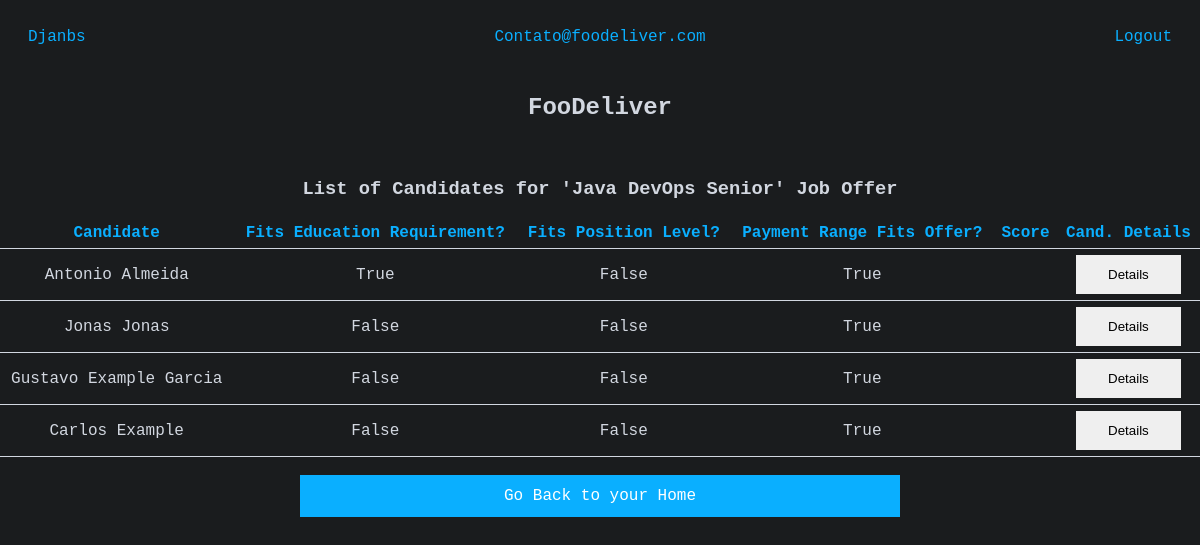
/details-offer/1/ (signed in), run on the app's committed database.
### jobs/models.py (models this page shows, shortened)
class User(AbstractUser):
    username = models.CharField(max_length=50, blank=True, null=True, unique=True)
    email = models.EmailField(_('email address'), unique=True)
    USERNAME_FIELD = 'email'
    REQUIRED_FIELDS = ['username', 'password']
    is_company = models.BooleanField(default=False)
    is_candidate = models.BooleanField(default=False)
    def __str__(self):
        return self.email

class Company(models.Model):
    user = models.OneToOneField(User, null=True, on_delete=models.CASCADE)
    name = models.CharField(max_length=50, null=True)
    email = models.EmailField(null=True)
    site = models.URLField(null=True)

class JobOffer(models.Model):
    name = models.CharField(max_length=125)
    location = models.CharField(max_length=50)
    description = models.TextField(null=True)
    company = models.ForeignKey(Company, on_delete=models.CASCADE, null=True)
    payment_range = models.IntegerField(choices=PaymentRange.choices)
    education_req = models.IntegerField(choices=EducationRequirement.choices)
    position_level = models.IntegerField(choices=PositionLevel.choices)
    date_created = models.DateTimeField(auto_now_add=True, null=True)
    def __str__(self):
        return self.name

class JobApplied(models.Model):
    job_offer = models.ForeignKey(JobOffer, on_delete=models.CASCADE)
    candidate = models.ForeignKey(Candidate, on_delete=models.SET_NULL, null=True)
    date_applied = models.DateTimeField(auto_now_add=True, null=True)
    class Meta:
        constraints = [
            models.UniqueConstraint(
                fields=['job_offer', 'candidate'], name='only apply once')
        ]
    def education(self):
        return self.job_offer.education_req <= self.candidate.education # type: ignore
    def position_level(self):
        return self.job_offer.position_level <= self.candidate.position_level # type: ignore
    def payment_range(self):
        return self.job_offer.payment_range >= self.candidate.payment_range # type: ignore
    def cand_score(self):
        cand_points = []
        fields = [
            (self.job_offer.education_req, self.candidate.education), # type: ignore
            (self.job_offer.position_level, self.candidate.position_level), # type: ignore
            (self.candidate.payment_range, self.job_offer.payment_range), # type: ignore
            ]
        for i, j in fields:
            if i < j: cand_points.append(2)
            elif i == j: cand_points.append(1)
            else: cand_points.append(0)
        return sum(cand_points)

class Candidate(models.Model):
    user = models.OneToOneField(User, null=True, on_delete=models.CASCADE)
    first_name = models.CharField(max_length=20, null=True)
    last_name = models.CharField(max_length=120, null=True)
    payment_range = models.IntegerField(choices=PaymentRange.choices, null=True)
    education = models.IntegerField(choices=EducationRequirement.choices, null=True)
    position_level = models.IntegerField(choices=PositionLevel.choices, null=True)
    def __str__(self):
        return f'{self.first_name} {self.last_name}'

### jobs/decorators.py (the view)
        def wrapper_func(request, *args, **kwargs):
            if (role == 'candidate' and request.user.is_candidate) or \
                    (role == 'company' and request.user.is_company):
                return view_func(request, *args, **kwargs)
            else:
                return redirect('home')

### jobs/views/views.py (called while the page is built)
@allowed_role(role='company')
def details_job_offer(request, pk):
    job_offer = JobOffer.objects.get(id=pk) # type: ignore
    if request.user.company.id == job_offer.company.id:
        offer_cnd = [jc for jc in JobApplied.objects.filter(job_offer=job_offer)] # type: ignore
        offer_cnd = sorted(offer_cnd,key=lambda x: x.cand_score(), reverse=True)
        context = {
            'job_offer': job_offer,
            'offer_candidates': offer_cnd,
            }
        return render(request, 'jobs/details-job.html', context)
    raise Http404

### jobs/templates/jobs/details-job.html
{% extends "jobs/base.html" %}
{% block content %}
<center><h2> {{ request.user.company.name }} </h2></center>
<br>
<center><h3>List of Candidates for '{{ job_offer }}' Job Offer </h3></center>
<table>
<tr class="blue">
    <th>Candidate</th>
    <th>Fits Education Requirement?</th>
    <th>Fits Position Level?</th>
    <th>Payment Range Fits Offer?</th>
    <th>Score</th>
    <th>Cand. Details</th>
</tr>
{% for jc in offer_candidates %}
<tr class="row-hover">
    <td>{{ jc.candidate }}</td>
    <td>{{ jc.education }}</td>
    <td>{{ jc.position_level }}</td>
    <td>{{ jc.payment_range }}</td>
    <td>{{ jc.cand_pontuation }}</td>
    <td><a href="{% url 'details-cand' jc.id %}"><button class="w-button" style="width:80%;border:none">Details</button></a></td>
</tr>
{% endfor %}
</table>
<br>
<center><a class="cancel-button" href="{% url 'home' %}">Go Back to your Home</a>
{% endblock content %}

### jobs/templates/jobs/base.html (shortened to what this page needs)
<!DOCTYPE html>
{% load static %}
<html>
	<head>
        <link rel="stylesheet" type="text/css" href="{% static 'jobs/style.css' %}"/>
	</head>
	<body>
        <div class="topbar">
            <a href="{% url 'home' %}">Djanbs</a>
            {% if user.is_authenticated %}
            <a class="ralign" href="{% url 'profile' %}">{{ user|capfirst }}</a>
            <a class="ralign logoutred" href="{% url 'logout' %}">Logout</a>
            {% endif %}
        </div>
        {% block content %}
        {% endblock content %}
	</body>
</html>

### jobs/static/jobs/style.css (style rules this page uses)
:root { --light: #d2d7e0; --dark: #1A1C1E; --darker: #141517; --blue: #0aafff; --red: #D74545; --darkred: #9C1A1A; }
body { background-color: var(--dark); color: var(--light); max-width: 1200px; margin: auto; font-family: monospace; font-size: 16px; }
table { width: 100%; border-collapse: collapse; margin: auto; }
th, td { border-bottom: 0.05em solid var(--light); padding: 6px; text-align: center; }
a { text-decoration: none; }
.topbar, .topbar a { padding: 14px; color: var(--blue); clear: both; display: flex; justify-content: right; }
.ralign { margin-right: 0px; margin-left: auto; }
input, button, select, textarea, .cancel-button { width: 50%; padding: 12px 20px; box-sizing: border-box; display: flex; justify-content: center; margin-left: auto; margin-right: auto; }
.logoutred { color: var(--red); }
.delete-button, .cancel-button { background-color: var(--red); color: white; border: none; }
.cancel-button { background-color: var(--blue); }
.blue { color: var(--blue); }

### data on the page
User: email "Contato@foodeliver.com", user.company.name "FooDeliver"
JobOffer: name "Java DevOps Senior"
JobApplied: candidate "Antonio Almeida", education "True", position_level "False", payment_range "True"
JobApplied: candidate "Jonas Jonas", education "False", position_level "False", payment_range "True"
JobApplied: candidate "Gustavo Example Garcia", education "False", position_level "False", payment_range "True"
JobApplied: candidate "Carlos Example", education "False", position_level "False", payment_range "True"
